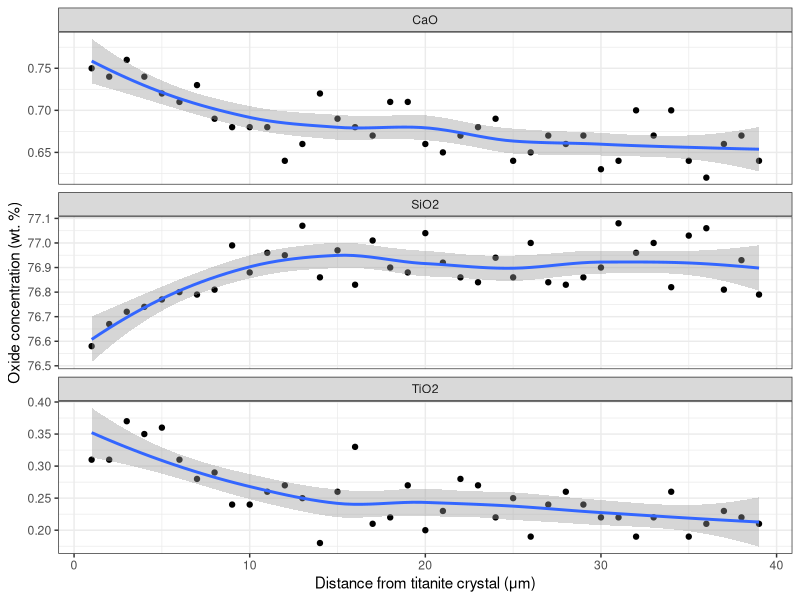
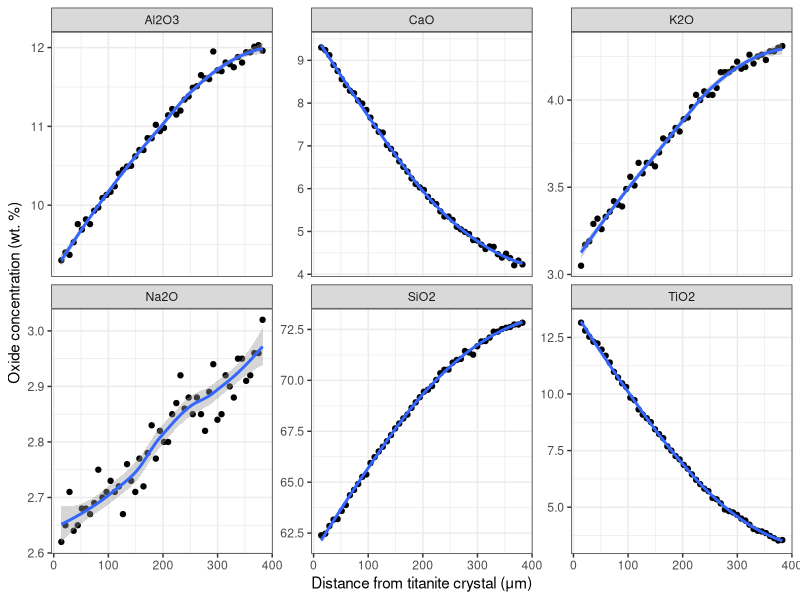
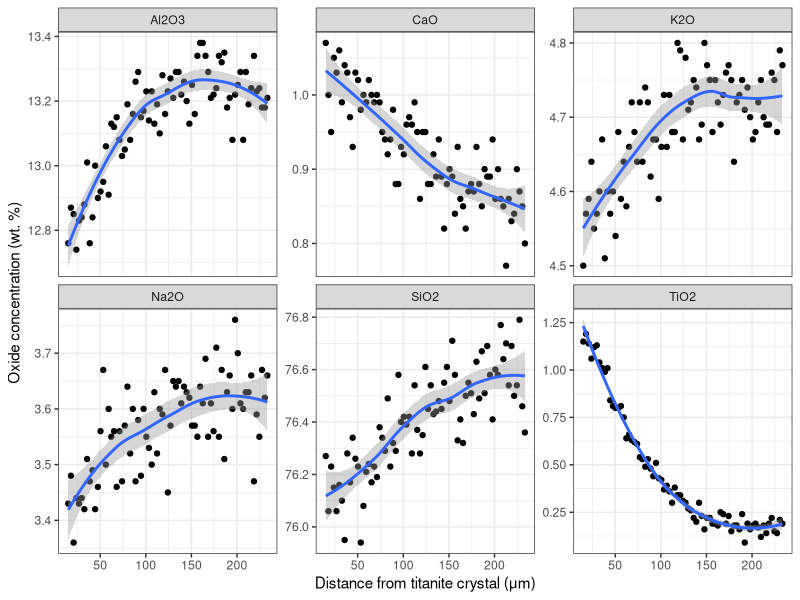
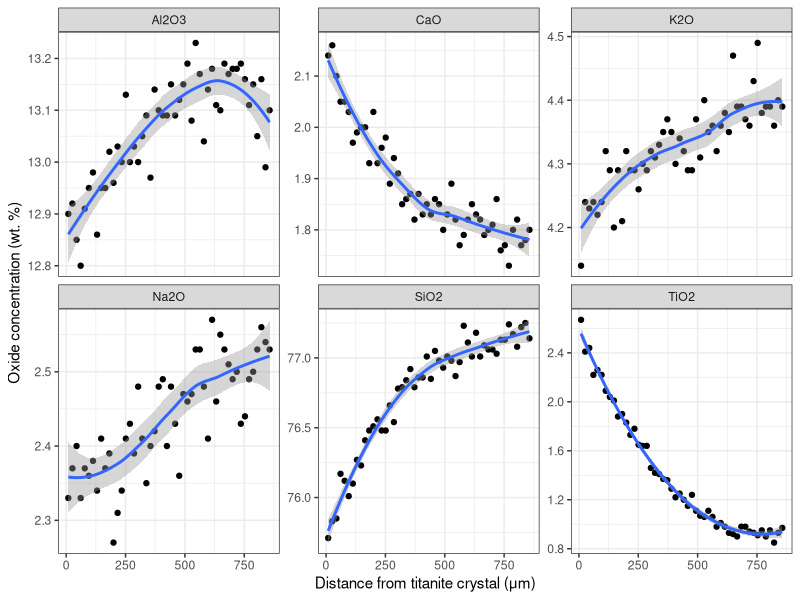
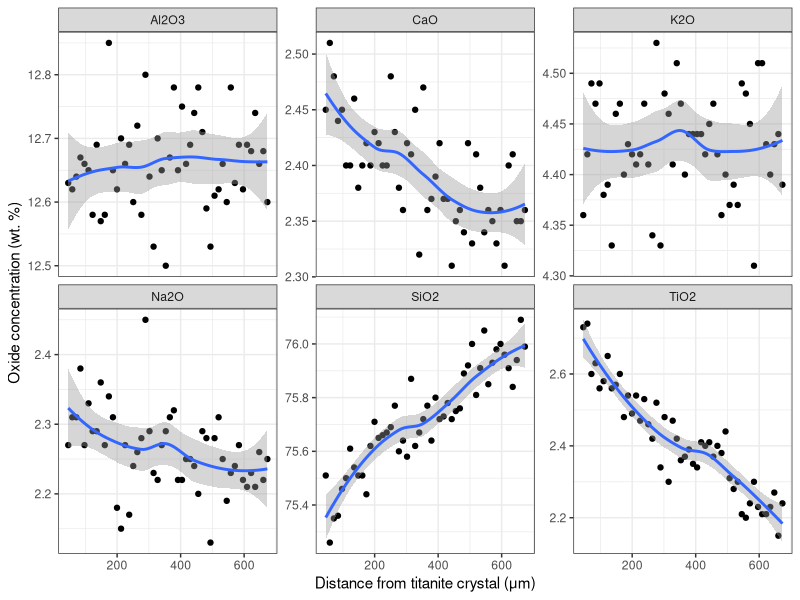
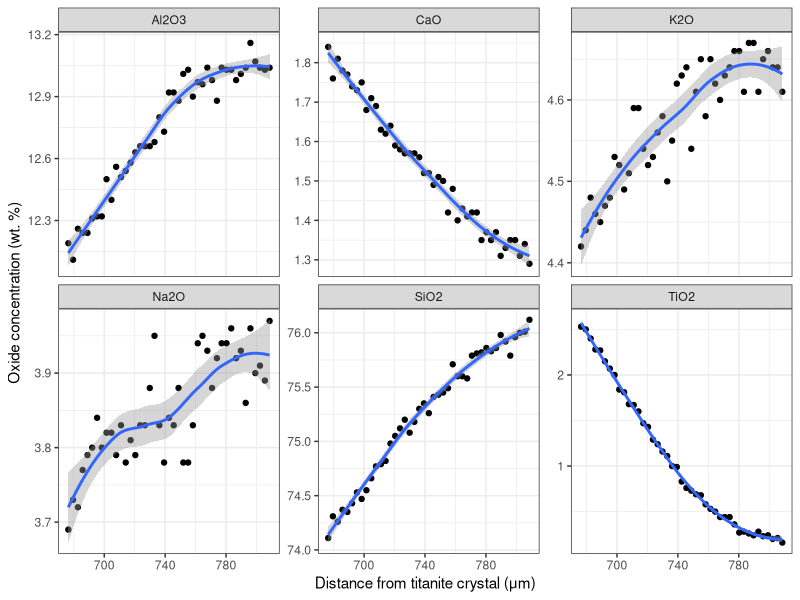
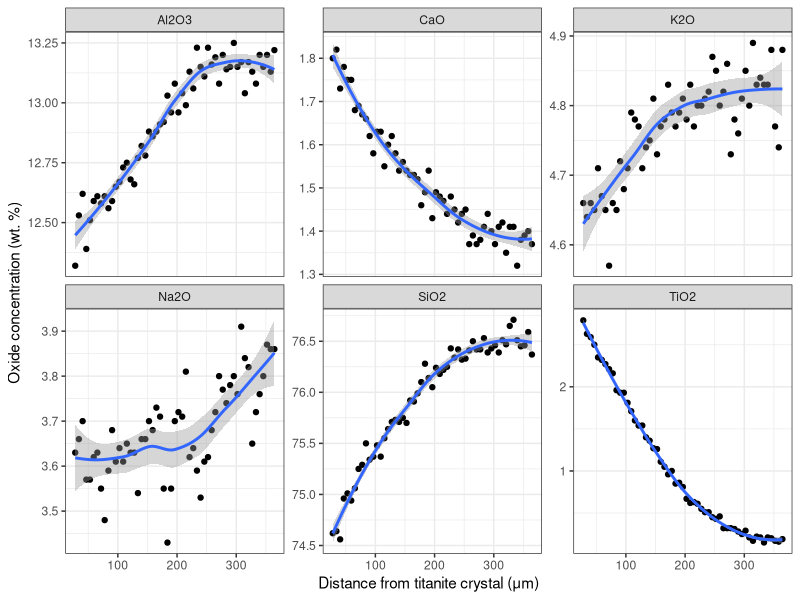
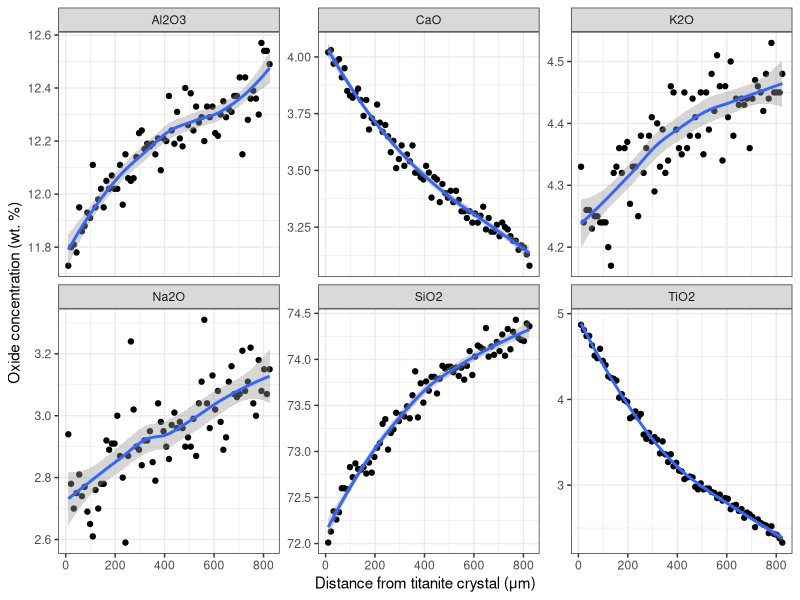

Reproduce these figures in R, in order.
## ---- chunk 1
# Suppress all error messages
knitr::opts_chunk$set(error = FALSE)
library(tidyverse)
## ---- chunk 2
Oxides <- read_csv("FluorescenceTestV2.csv")
OxidesLong <- Oxides %>%
  pivot_longer(c("SiO2":"TiO2"), names_to = "Oxide", values_to = "Value")
p <- ggplot(OxidesLong, aes(x = x, y = Value)) +
  geom_point() +
  geom_smooth() +
  facet_wrap(facets = vars(Oxide), scales = "free_y", nrow = 3) +
  xlab("Distance from titanite crystal (μm)") +
  ylab("Oxide concentration (wt. %)") +
  theme_bw()
print(p)
ggsave("FluorescenceTest.eps", width = 2000, height = 2*618, units = "px", plot = p)

## ---- chunk 3
Diffusion <- read_csv("DiffusionProfilesV3.csv")
DiffusionLong <- Diffusion %>%
  pivot_longer(c("SiO2":"TiO2"), names_to = "Oxide", values_to = "Value")
ExptList <- unique(DiffusionLong$Expt)
for (i in seq_along(ExptList)) {
  tmp <- filter(DiffusionLong, Expt == ExptList[i])
p <- ggplot(tmp, aes(x = x, y = Value)) +
  geom_point() +
  geom_smooth(level=0.95) +
  facet_wrap(facets = vars(Oxide), scales = "free_y") +
  xlab("Distance from titanite crystal (μm)") +
  ylab("Oxide concentration (wt. %)") +
  theme_bw()
print(paste(str_c("Experiment ", ExptList[i])))
print(p)
ggsave(str_c("DiffProf", ExptList[i], '.eps'), plot = p)
}
## ---- chunk 4
DiffProf <- read_csv("SpDis12TiO2DiffusionProfile.csv")
p <- ggplot(DiffProf, aes(x = x, y = TiO2)) +
  geom_point() +
  geom_smooth() +
  xlab("Distance from titanite crystal (μm)") +
  ylab("TiO2 concentration (wt. %)") +
  theme_bw()
print(p)
ggsave("SpDis12TiO2DiffusionProfile.eps", width = 2000, height = 2*618, units = "px", plot = p)

p1 <- ggplot(DiffProf, aes(x=x, y = InvTiO2)) +
  geom_point() +
  geom_smooth(method = lm, color = "brown", se = TRUE, level = 0.95) +
  theme_bw() +
  xlab("Distance from titanite crystal (μm)") +
  ylab(bquote(TiO[2] ~erf^{"-1"}~"(1 - Cx/C0)"))
print(p1)
ggsave("SpDis12TiO2InverseErfDiffusionProfile.eps", width = 2000, height = 2*618, units = "px", plot = p)

